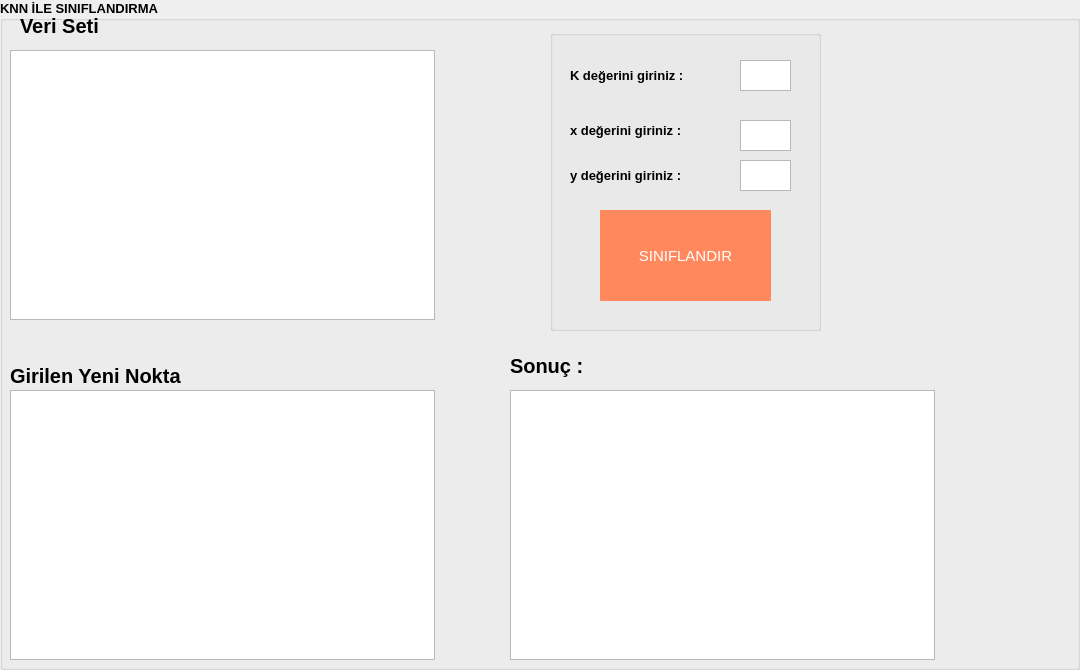
  <widget class="QGroupBox" name="gb_knn_sinif">
   <property name="geometry">
    <rect>
     <x>200</x>
     <y>50</y>
     <width>1080</width>
     <height>670</height>
    </rect>
   </property>
   <property name="font">
    <font>
     <pointsize>10</pointsize>
     <weight>75</weight>
     <italic>false</italic>
     <bold>true</bold>
    </font>
   </property>
   <property name="styleSheet">
    <string notr="true">#gb_knn_sinif{
background-color: white;
text-align:center;}
#gb_knn_sinif::title {
    subcontrol-origin: margin;
    subcontrol-position: top center; /* position at the top center */
    padding: 0 3px;
    color: #FF895D;
}
</string>
   </property>
   <property name="title">
    <string>KNN İLE SINIFLANDIRMA</string>
   </property>
   <widget class="QGraphicsView" name="t1_gv_nokta">
    <property name="geometry">
     <rect>
      <x>10</x>
      <y>390</y>
      <width>425</width>
      <height>270</height>
     </rect>
    </property>
   </widget>
   <widget class="QLabel" name="label">
    <property name="geometry">
     <rect>
      <x>20</x>
      <y>10</y>
      <width>121</width>
      <height>31</height>
     </rect>
    </property>
    <property name="font">
     <font>
      <pointsize>15</pointsize>
      <weight>75</weight>
      <bold>true</bold>
     </font>
    </property>
    <property name="text">
     <string>Veri Seti</string>
    </property>
   </widget>
   <widget class="QLabel" name="label_2">
    <property name="geometry">
     <rect>
      <x>510</x>
      <y>350</y>
      <width>101</width>
      <height>31</height>
     </rect>
    </property>
    <property name="font">
     <font>
      <pointsize>15</pointsize>
      <weight>75</weight>
      <bold>true</bold>
     </font>
    </property>
    <property name="text">
     <string>Sonuç :</string>
    </property>
   </widget>
   <widget class="QGraphicsView" name="t1_gv_veriseti">
    <property name="geometry">
     <rect>
      <x>10</x>
      <y>50</y>
      <width>425</width>
      <height>270</height>
     </rect>
    </property>
   </widget>
   <widget class="QGroupBox" name="gb_new_point">
    <property name="geometry">
     <rect>
      <x>550</x>
      <y>30</y>
      <width>271</width>
      <height>301</height>
     </rect>
    </property>
    <property name="title">
     <string/>
    </property>
    <widget class="QPlainTextEdit" name="t1_te_x">
     <property name="geometry">
      <rect>
       <x>190</x>
       <y>90</y>
       <width>51</width>
       <height>31</height>
      </rect>
     </property>
    </widget>
    <widget class="QLabel" name="label_3">
     <property name="geometry">
      <rect>
       <x>20</x>
       <y>30</y>
       <width>161</width>
       <height>31</height>
      </rect>
     </property>
     <property name="font">
      <font>
       <pointsize>10</pointsize>
       <weight>75</weight>
       <bold>true</bold>
      </font>
     </property>
     <property name="text">
      <string>K değerini giriniz :</string>
     </property>
    </widget>
    <widget class="QLabel" name="label_5">
     <property name="geometry">
      <rect>
       <x>20</x>
       <y>130</y>
       <width>161</width>
       <height>31</height>
      </rect>
     </property>
     <property name="font">
      <font>
       <pointsize>10</pointsize>
       <weight>75</weight>
       <bold>true</bold>
      </font>
     </property>
     <property name="text">
      <string>y değerini giriniz :</string>
     </property>
    </widget>
    <widget class="QPlainTextEdit" name="t1_te_y">
     <property name="geometry">
      <rect>
       <x>190</x>
       <y>130</y>
       <width>51</width>
       <height>31</height>
      </rect>
     </property>
    </widget>
    <widget class="QLabel" name="label_4">
     <property name="geometry">
      <rect>
       <x>20</x>
       <y>90</y>
       <width>171</width>
       <height>21</height>
      </rect>
     </property>
     <property name="font">
      <font>
       <pointsize>10</pointsize>
       <weight>75</weight>
       <bold>true</bold>
      </font>
     </property>
     <property name="text">
      <string>x değerini giriniz :</string>
     </property>
    </widget>
    <widget class="QPlainTextEdit" name="t1_te_k">
     <property name="geometry">
      <rect>
       <x>190</x>
       <y>30</y>
       <width>51</width>
       <height>31</height>
      </rect>
     </property>
    </widget>
    <widget class="QPushButton" name="t1_pb_kumele">
     <property name="geometry">
      <rect>
       <x>50</x>
       <y>180</y>
       <width>171</width>
       <height>91</height>
      </rect>
     </property>
     <property name="font">
      <font>
       <pointsize>11</pointsize>
      </font>
     </property>
     <property name="styleSheet">
      <string notr="true">QPushButton{
background-color: #FF895D;
color: #fff;
border-radius:1px;
}
QPushButton:hover{
background-color:#1B435D;
color: #D5EEFF;
}</string>
     </property>
     <property name="text">
      <string>SINIFLANDIR</string>
     </property>
    </widget>
   </widget>
   <widget class="QLabel" name="label_6">
    <property name="geometry">
     <rect>
      <x>10</x>
      <y>360</y>
      <width>231</width>
      <height>31</height>
     </rect>
    </property>
    <property name="font">
     <font>
      <pointsize>15</pointsize>
      <weight>75</weight>
      <bold>true</bold>
     </font>
    </property>
    <property name="text">
     <string>Girilen Yeni Nokta</string>
    </property>
   </widget>
   <widget class="QGraphicsView" name="t1_gv_sonuc">
    <property name="geometry">
     <rect>
      <x>510</x>
      <y>390</y>
      <width>425</width>
      <height>270</height>
     </rect>
    </property>
   </widget>
  </widget>
